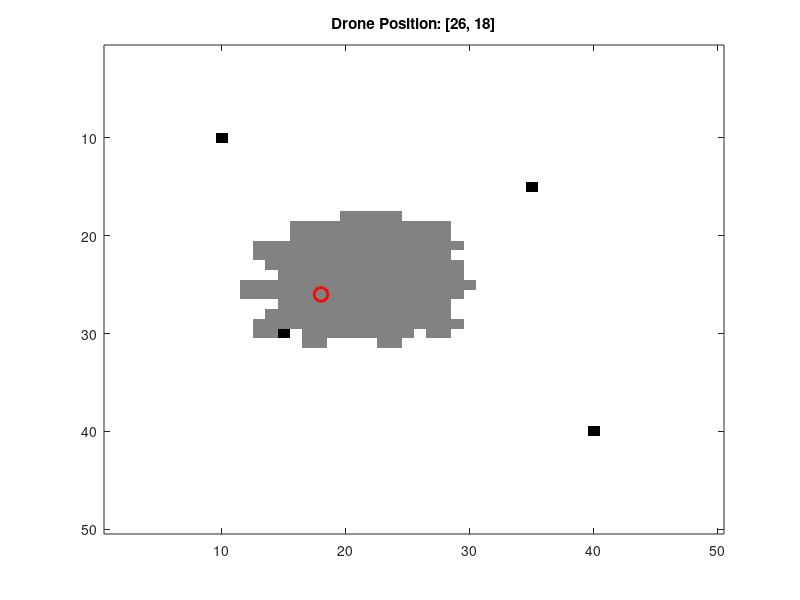

Reproduce this figure in MATLAB.
% SLAM for Autonomous Drones in a 2D Grid

% 1. Initialize parameters
mapSize = 50;  % Define the size of the map
map = ones(mapSize); % Initialize a map (occupancy grid)

% Drone's initial position
dronePos = [25, 25];  % Starting at the center of the grids
% 2. Sensor model (simulated LIDAR)
lidarRange = 5;  % Maximum distance the sensor can detect obstacles

% 3. Simulate environment with some obstacles
obstacles = [
    10 10;
    40 40;
    30 15;
    15 35];  % Predefined obstacle positions

for i = 1:size(obstacles, 1)
    map(obstacles(i,1), obstacles(i,2)) = 0;  % Mark obstacles as occupied
end

% Visualize the initial map
figure;
imagesc(map);  % Plot the occupancy grid
title('Initial Environment Map');
colormap(gray);  % Use grayscale to represent free/occupied space

% 4. Movement model (simulated drone movement)
movementSteps = [
    0 1;  % Move right
    1 0;  % Move down
    0 -1; % Move left
    -1 0]; % Move up

% SLAM loop
for step = 1:20  % Simulate 20 movements
    % Simulate random movement
    movement = movementSteps(randi([1, 4]), :);
    newPos = dronePos + movement;
    
    % Make sure the drone stays within the bounds of the map
    newPos = max(min(newPos, mapSize), 1);

    % Update drone position
    dronePos = newPos;
    
    % Simulate sensor readings (LIDAR)
    for angle = 0:pi/4:2*pi  % Simulate readings in different directions
        for r = 1:lidarRange
            % Compute the sensor's ray (in polar coordinates)
            scanPos = round(dronePos + r * [cos(angle), sin(angle)]);
            
            % Make sure the scan is within map bounds
            if all(scanPos > 0 & scanPos <= mapSize)
                if map(scanPos(1), scanPos(2)) == 0  % If obstacle detected
                    break;  % Stop the scan at the obstacle
                else
                    % Update the map based on the sensor data
                    map(scanPos(1), scanPos(2)) = 0.5;  % Mark as explored
                end
            end
        end
    end
    
    % Visualize updated map
    imagesc(map);
    hold on;
    plot(dronePos(2), dronePos(1), 'ro', 'MarkerSize', 10, 'LineWidth', 2);  % Plot drone
    hold off;
    title(sprintf('Drone Position: [%d, %d]', dronePos(1), dronePos(2)));
    pause(0.5);  % Pause for visualization
end
